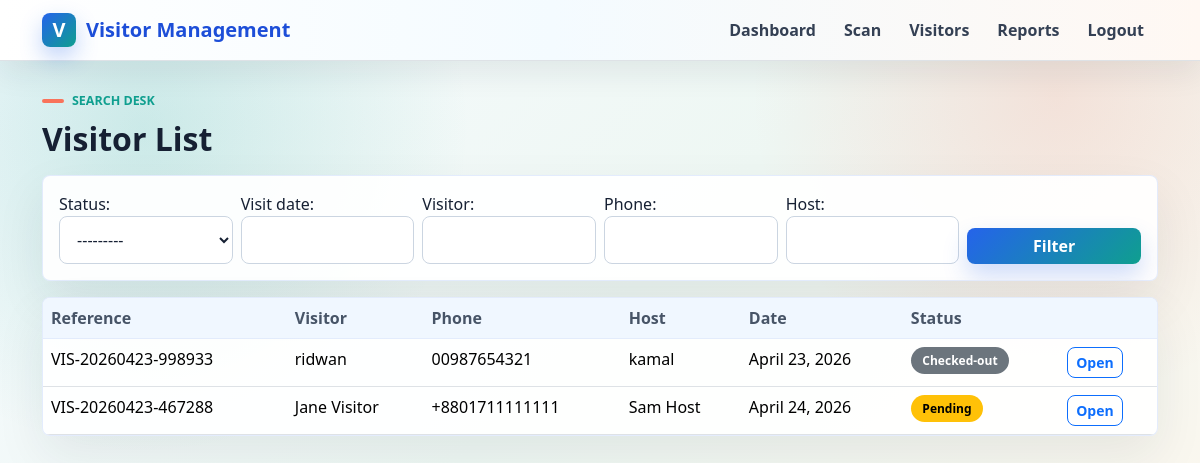
Screenshot of /reception/visits/ (signed in) with the database file from the repository.
### apps/visitors/models.py (models this page shows, shortened)
class Visit(TimeStampedModel):
    class Status(models.TextChoices):
        PENDING = 'PENDING', 'Pending'
        CHECKED_IN = 'CHECKED_IN', 'Checked-in'
        CHECKED_OUT = 'CHECKED_OUT', 'Checked-out'
    reference_no = models.CharField(max_length=30, unique=True, db_index=True)
    visitor_name = models.CharField(max_length=120)
    visitor_phone = models.CharField(max_length=30, db_index=True)
    visitor_email = models.EmailField(blank=True)
    visitor_company = models.CharField(max_length=120, blank=True)
    visitor_id_type = models.CharField(max_length=50, blank=True)
    visitor_id_no = models.CharField(max_length=80, blank=True)
    purpose_of_visit = models.CharField(max_length=255)
    host_name = models.CharField(max_length=120, db_index=True)
    host_department = models.CharField(max_length=120, blank=True)
    host_phone = models.CharField(max_length=30, blank=True)
    host_email = models.EmailField(blank=True)
    visit_date = models.DateField(db_index=True)
    visit_time = models.TimeField()
    qr_token = models.CharField(max_length=96, unique=True, db_index=True)
    qr_code_image = models.ImageField(upload_to='qr_codes/', blank=True)
    status = models.CharField(max_length=20, choices=Status.choices, default=Status.PENDING, db_index=True)
    submitted_at = models.DateTimeField(default=timezone.now)
    checked_in_at = models.DateTimeField(blank=True, null=True)
    checked_out_at = models.DateTimeField(blank=True, null=True)
    checked_in_by = models.ForeignKey(
        settings.AUTH_USER_MODEL,
        on_delete=models.SET_NULL,
        related_name='checked_in_visits',
        blank=True,
        null=True,
    )
    checked_out_by = models.ForeignKey(
        settings.AUTH_USER_MODEL,
        on_delete=models.SET_NULL,
        related_name='checked_out_visits',
        blank=True,
        null=True,
    )
    class Meta:
        ordering = ['-created_at']
        indexes = [
            models.Index(fields=['reference_no']),
            models.Index(fields=['qr_token']),
            models.Index(fields=['status']),
            models.Index(fields=['visit_date']),
            models.Index(fields=['visitor_phone']),
            models.Index(fields=['host_name']),
        ]

### apps/reception/views.py (the view)
# urls.py: path('visits/', views.visit_list, name='visit-list'),
@protected
def visit_list(request):
    filtered = VisitFilter(request.GET, queryset=Visit.objects.all())
    return render(request, 'reception/visit_list.html', {'filter': filtered, 'visits': filtered.qs[:200]})

### apps/accounts/models.py (called while the page is built)
    @property
    def is_receptionist(self):
        return self.role == self.Role.RECEPTIONIST or self.is_admin

### apps/reception/views.py (called while the page is built)
def receptionist_required(user):
    return user.is_authenticated and (getattr(user, 'is_receptionist', False) or getattr(user, 'is_admin', False))

### templates/reception/visit_list.html (shortened to what this page needs)
{% extends "base/base.html" %}
{% block content %}
<div class="mb-3">
    <div class="page-kicker">Search desk</div>
    <h1 class="page-title h2 mb-0">Visitor List</h1>
</div>
<form method="get" class="card card-body mb-3">
    <div class="row g-2 align-items-end">
        <div class="col-md-2">{{ filter.form.status.label_tag }} {{ filter.form.status }}</div>
        <div class="col-md-2">{{ filter.form.visit_date.label_tag }} {{ filter.form.visit_date }}</div>
        <div class="col-md-2">{{ filter.form.visitor_name.label_tag }} {{ filter.form.visitor_name }}</div>
        <div class="col-md-2">{{ filter.form.phone.label_tag }} {{ filter.form.phone }}</div>
        <div class="col-md-2">{{ filter.form.host_name.label_tag }} {{ filter.form.host_name }}</div>
        <div class="col-md-2"><button class="btn btn-primary w-100">Filter</button></div>
    </div>
</form>
<div class="card">
    <div class="table-responsive">
        <table class="table table-hover mb-0">
            <thead><tr><th>Reference</th><th>Visitor</th><th>Phone</th><th>Host</th><th>Date</th><th>Status</th><th></th></tr></thead>
            <tbody>
            {% for visit in visits %}
                <tr>
                    <td>{{ visit.reference_no }}</td>
                    <td>{{ visit.visitor_name }}</td>
                    <td>{{ visit.visitor_phone }}</td>
                    <td>{{ visit.host_name }}</td>
                    <td>{{ visit.visit_date }}</td>
                    <td>{% include "reception/_status_badge.html" %}</td>
                    <td><a class="btn btn-sm btn-outline-primary" href="{% url 'reception:visit-detail' visit.pk %}">Open</a></td>
                </tr>
            {% empty %}
                <tr><td colspan="7" class="text-center text-muted py-4">No visitors found.</td></tr>
            {% endfor %}
            </tbody>
        </table>
    </div>
</div>
{% endblock %}

### templates/reception/_status_badge.html
{% if visit.status == "PENDING" %}
    <span class="badge text-bg-warning status-pill">Pending</span>
{% elif visit.status == "CHECKED_IN" %}
    <span class="badge text-bg-success status-pill">Checked-in</span>
{% else %}
    <span class="badge text-bg-secondary status-pill">Checked-out</span>
{% endif %}

### templates/base/base.html (style rules this page uses)
:root { --ink: #162033; --muted: #667085; --brand: #2563eb; --brand-dark: #1d4ed8; --teal: #0f9f8f; --coral: #f9735b; --amber: #f5a524; --surface: rgba(255, 255, 255, 0.92); --line: rgba(37, 99, 235, 0.12); }
body { min-height: 100vh; color: var(--ink); background: radial-gradient(circle at 12% 16%, rgba(15, 159, 143, 0.18), transparent 26%), radial-gradient(circle at 88% 12%, rgba(249, 115, 91, 0.16), transparent 24%), linear-gradient(135deg, #f7fbff 0%, #eef7f3 46%, #fff7ed 100%); }
.page-title { font-weight: 800; color: var(--ink); }
.page-kicker { display: inline-flex; align-items: center; gap: 8px; margin-bottom: 10px; color: var(--teal); font-weight: 700; text-transform: uppercase; font-size: 0.78rem; }
.page-kicker::before { content: ""; width: 22px; height: 4px; border-radius: 999px; background: var(--coral); }
.card, .alert { border: 1px solid var(--line); border-radius: 8px; box-shadow: 0 20px 50px rgba(31, 41, 55, 0.08); }
.card { background: var(--surface); overflow: hidden; }
.form-control, .form-select, input[type="text"], input[type="password"], input[type="email"], input[type="date"], input[type="time"], select, textarea { width: 100%; border: 1px solid #cbd5e1; border-radius: 8px; padding: 0.68rem 0.82rem; background-color: rgba(255, 255, 255, 0.96); color: var(--ink); }
.btn { border-radius: 8px; font-weight: 700; }
.btn-primary { border: 0; background: linear-gradient(135deg, var(--brand), var(--teal)); box-shadow: 0 12px 24px rgba(37, 99, 235, 0.22); }
.table { --bs-table-bg: transparent; }
.table thead th { color: #475467; background: #f0f7ff; border-bottom: 1px solid var(--line); }
.status-pill { border-radius: 999px; padding: 0.45rem 0.72rem; font-weight: 800; }

### rows the page displays
Visit: reference_no "VIS-20260423-998933", visitor_name "ridwan", visitor_phone "00987654321", host_name "kamal", visit_date "April 23, 2026", status "Checked-out"
Visit: reference_no "VIS-20260423-467288", visitor_name "Jane Visitor", visitor_phone "+8801711111111", host_name "Sam Host", visit_date "April 24, 2026", status "Pending"

### other values shown
{{ filter.form.status.label_tag }} "Status:"
{{ filter.form.visit_date.label_tag }} "Visit date:"
{{ filter.form.visitor_name.label_tag }} "Visitor:"
{{ filter.form.phone.label_tag }} "Phone:"
{{ filter.form.host_name.label_tag }} "Host:"
